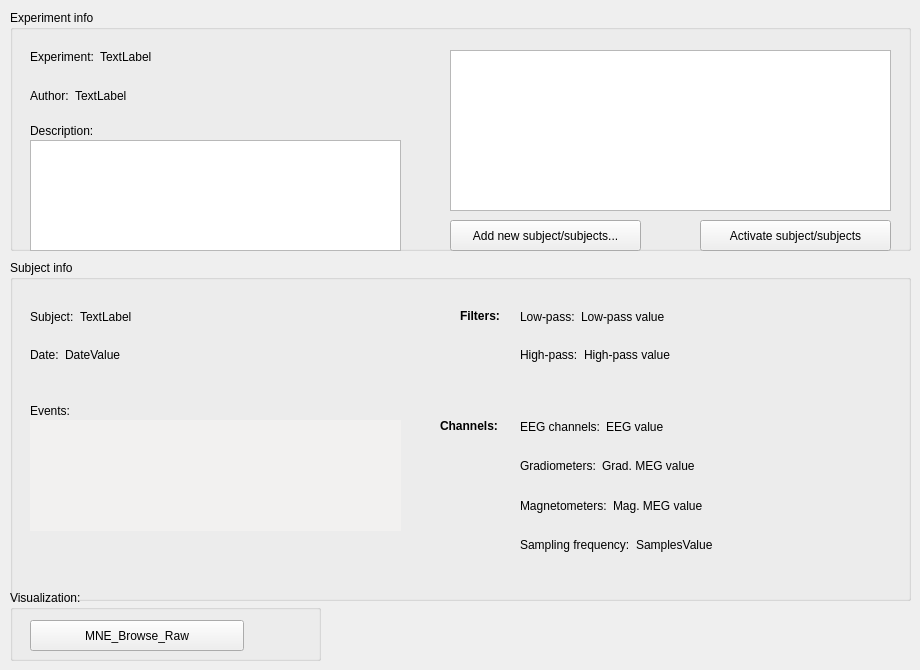
            <widget class="QWidget" name="tabRaw">
             <attribute name="title">
              <string>Info</string>
             </attribute>
             <widget class="QGroupBox" name="groupBoxExperiment">
              <property name="geometry">
               <rect>
                <x>10</x>
                <y>10</y>
                <width>901</width>
                <height>241</height>
               </rect>
              </property>
              <property name="title">
               <string>Experiment info</string>
              </property>
              <widget class="QWidget" name="verticalLayoutWidget_3">
               <property name="geometry">
                <rect>
                 <x>20</x>
                 <y>40</y>
                 <width>371</width>
                 <height>71</height>
                </rect>
               </property>
               <layout class="QVBoxLayout" name="verticalLayout_4">
                <item>
                 <layout class="QFormLayout" name="formLayout_4">
                  <item row="0" column="0">
                   <widget class="QLabel" name="labelExperiment">
                    <property name="text">
                     <string>Experiment:</string>
                    </property>
                   </widget>
                  </item>
                  <item row="0" column="1">
                   <widget class="QLabel" name="labelExperimentName">
                    <property name="text">
                     <string>TextLabel</string>
                    </property>
                   </widget>
                  </item>
                 </layout>
                </item>
                <item>
                 <layout class="QFormLayout" name="formLayout_5">
                  <item row="0" column="0">
                   <widget class="QLabel" name="labelAuthor">
                    <property name="text">
                     <string>Author:</string>
                    </property>
                   </widget>
                  </item>
                  <item row="0" column="1">
                   <widget class="QLabel" name="labelAuthorName">
                    <property name="text">
                     <string>TextLabel</string>
                    </property>
                   </widget>
                  </item>
                 </layout>
                </item>
               </layout>
              </widget>
              <widget class="QLabel" name="labelDescription">
               <property name="geometry">
                <rect>
                 <x>20</x>
                 <y>110</y>
                 <width>79</width>
                 <height>21</height>
                </rect>
               </property>
               <property name="text">
                <string>Description:</string>
               </property>
              </widget>
              <widget class="QTextBrowser" name="textBrowserExperimentDescription">
               <property name="geometry">
                <rect>
                 <x>20</x>
                 <y>130</y>
                 <width>371</width>
                 <height>111</height>
                </rect>
               </property>
              </widget>
              <widget class="QListWidget" name="listWidgetSubjects">
               <property name="geometry">
                <rect>
                 <x>440</x>
                 <y>40</y>
                 <width>441</width>
                 <height>161</height>
                </rect>
               </property>
              </widget>
              <widget class="QPushButton" name="pushButtonAddSubjects">
               <property name="geometry">
                <rect>
                 <x>440</x>
                 <y>210</y>
                 <width>191</width>
                 <height>31</height>
                </rect>
               </property>
               <property name="text">
                <string>Add new subject/subjects...</string>
               </property>
              </widget>
              <widget class="QPushButton" name="pushButtonActivateSubjects">
               <property name="geometry">
                <rect>
                 <x>690</x>
                 <y>210</y>
                 <width>191</width>
                 <height>31</height>
                </rect>
               </property>
               <property name="text">
                <string>Activate subject/subjects</string>
               </property>
              </widget>
             </widget>
             <widget class="QGroupBox" name="groupBoxSubject">
              <property name="geometry">
               <rect>
                <x>10</x>
                <y>260</y>
                <width>901</width>
                <height>341</height>
               </rect>
              </property>
              <property name="title">
               <string>Subject info</string>
              </property>
              <widget class="QWidget" name="verticalLayoutWidget">
               <property name="geometry">
                <rect>
                 <x>20</x>
                 <y>40</y>
                 <width>371</width>
                 <height>71</height>
                </rect>
               </property>
               <layout class="QVBoxLayout" name="verticalLayout_5">
                <item>
                 <layout class="QHBoxLayout" name="horizontalLayout_3">
                  <item>
                   <widget class="QLabel" name="labelSubject">
                    <property name="text">
                     <string>Subject:</string>
                    </property>
                   </widget>
                  </item>
                  <item>
                   <widget class="QLabel" name="labelSubjectValue">
                    <property name="sizePolicy">
                     <sizepolicy hsizetype="Expanding" vsizetype="Preferred">
                      <horstretch>0</horstretch>
                      <verstretch>0</verstretch>
                     </sizepolicy>
                    </property>
                    <property name="text">
                     <string>TextLabel</string>
                    </property>
                   </widget>
                  </item>
                 </layout>
                </item>
                <item>
                 <layout class="QHBoxLayout" name="horizontalLayout_22">
                  <item>
                   <widget class="QLabel" name="labelDate">
                    <property name="text">
                     <string>Date:</string>
                    </property>
                   </widget>
                  </item>
                  <item>
                   <widget class="QLabel" name="labelDateValue">
                    <property name="sizePolicy">
                     <sizepolicy hsizetype="Expanding" vsizetype="Preferred">
                      <horstretch>0</horstretch>
                      <verstretch>0</verstretch>
                     </sizepolicy>
                    </property>
                    <property name="text">
                     <string>DateValue</string>
                    </property>
                   </widget>
                  </item>
                 </layout>
                </item>
               </layout>
              </widget>
              <widget class="QWidget" name="layoutWidget_7">
               <property name="geometry">
                <rect>
                 <x>510</x>
                 <y>150</y>
                 <width>371</width>
                 <height>151</height>
                </rect>
               </property>
               <layout class="QVBoxLayout" name="verticalLayout_8">
                <item>
                 <layout class="QHBoxLayout" name="horizontalLayout_6">
                  <item>
                   <widget class="QLabel" name="labelEEG">
                    <property name="text">
                     <string>EEG channels:</string>
                    </property>
                   </widget>
                  </item>
                  <item>
                   <widget class="QLabel" name="labelEEGValue">
                    <property name="sizePolicy">
                     <sizepolicy hsizetype="Expanding" vsizetype="Preferred">
                      <horstretch>0</horstretch>
                      <verstretch>0</verstretch>
                     </sizepolicy>
                    </property>
                    <property name="text">
                     <string>EEG value</string>
                    </property>
                   </widget>
                  </item>
                 </layout>
                </item>
                <item>
                 <layout class="QHBoxLayout" name="horizontalLayout_7">
                  <item>
                   <widget class="QLabel" name="labelGradMEG">
                    <property name="text">
                     <string>Gradiometers:</string>
                    </property>
                   </widget>
                  </item>
                  <item>
                   <widget class="QLabel" name="labelGradMEGValue">
                    <property name="sizePolicy">
                     <sizepolicy hsizetype="Expanding" vsizetype="Preferred">
                      <horstretch>0</horstretch>
                      <verstretch>0</verstretch>
                     </sizepolicy>
                    </property>
                    <property name="text">
                     <string>Grad. MEG value</string>
                    </property>
                   </widget>
                  </item>
                 </layout>
                </item>
                <item>
                 <layout class="QHBoxLayout" name="horizontalLayout_8">
                  <item>
                   <widget class="QLabel" name="labelMagMEG">
                    <property name="text">
                     <string>Magnetometers:</string>
                    </property>
                   </widget>
                  </item>
                  <item>
                   <widget class="QLabel" name="labelMagMEGValue">
                    <property name="sizePolicy">
                     <sizepolicy hsizetype="Expanding" vsizetype="Preferred">
                      <horstretch>0</horstretch>
                      <verstretch>0</verstretch>
                     </sizepolicy>
                    </property>
                    <property name="text">
                     <string>Mag. MEG value</string>
                    </property>
                   </widget>
                  </item>
                 </layout>
                </item>
                <item>
                 <layout class="QHBoxLayout" name="horizontalLayout_9">
                  <item>
                   <widget class="QLabel" name="labelSamples">
                    <property name="text">
                     <string>Sampling frequency:</string>
                    </property>
                   </widget>
                  </item>
                  <item>
                   <widget class="QLabel" name="labelSamplesValue">
                    <property name="sizePolicy">
                     <sizepolicy hsizetype="Expanding" vsizetype="Preferred">
                      <horstretch>0</horstretch>
                      <verstretch>0</verstretch>
                     </sizepolicy>
                    </property>
                    <property name="text">
                     <string>SamplesValue</string>
                    </property>
                   </widget>
                  </item>
                 </layout>
                </item>
               </layout>
              </widget>
              <widget class="QWidget" name="layoutWidget_6">
               <property name="geometry">
                <rect>
                 <x>510</x>
                 <y>40</y>
                 <width>371</width>
                 <height>71</height>
                </rect>
               </property>
               <layout class="QVBoxLayout" name="verticalLayout_7">
                <item>
                 <layout class="QHBoxLayout" name="horizontalLayout_4">
                  <item>
                   <widget class="QLabel" name="labelLow">
                    <property name="lineWidth">
                     <number>1</number>
                    </property>
                    <property name="text">
                     <string>Low-pass:</string>
                    </property>
                    <property name="scaledContents">
                     <bool>true</bool>
                    </property>
                   </widget>
                  </item>
                  <item>
                   <widget class="QLabel" name="labelLowValue">
                    <property name="sizePolicy">
                     <sizepolicy hsizetype="Expanding" vsizetype="Preferred">
                      <horstretch>0</horstretch>
                      <verstretch>0</verstretch>
                     </sizepolicy>
                    </property>
                    <property name="text">
                     <string>Low-pass value</string>
                    </property>
                   </widget>
                  </item>
                 </layout>
                </item>
                <item>
                 <layout class="QHBoxLayout" name="horizontalLayout_5">
                  <item>
                   <widget class="QLabel" name="labelHigh">
                    <property name="text">
                     <string>High-pass:</string>
                    </property>
                   </widget>
                  </item>
                  <item>
                   <widget class="QLabel" name="labelHighValue">
                    <property name="sizePolicy">
                     <sizepolicy hsizetype="Expanding" vsizetype="Preferred">
                      <horstretch>0</horstretch>
                      <verstretch>0</verstretch>
                     </sizepolicy>
                    </property>
                    <property name="text">
                     <string>High-pass value</string>
                    </property>
                   </widget>
                  </item>
                 </layout>
                </item>
               </layout>
              </widget>
              <widget class="QLabel" name="labelChannels">
               <property name="geometry">
                <rect>
                 <x>430</x>
                 <y>150</y>
                 <width>81</width>
                 <height>31</height>
                </rect>
               </property>
               <property name="font">
                <font>
                 <weight>75</weight>
                 <bold>true</bold>
                </font>
               </property>
               <property name="text">
                <string>Channels:</string>
               </property>
              </widget>
              <widget class="QLabel" name="labelFilters">
               <property name="geometry">
                <rect>
                 <x>450</x>
                 <y>40</y>
                 <width>61</width>
                 <height>31</height>
                </rect>
               </property>
               <property name="font">
                <font>
                 <weight>75</weight>
                 <bold>true</bold>
                </font>
               </property>
               <property name="text">
                <string>Filters:</string>
               </property>
              </widget>
              <widget class="QTextBrowser" name="textBrowserEvents">
               <property name="geometry">
                <rect>
                 <x>20</x>
                 <y>160</y>
                 <width>371</width>
                 <height>111</height>
                </rect>
               </property>
               <property name="palette">
                <palette>
                 <active>
                  <colorrole role="Base">
                   <brush brushstyle="SolidPattern">
                    <color alpha="255">
                     <red>242</red>
                     <green>241</green>
                     <blue>240</blue>
                    </color>
                   </brush>
                  </colorrole>
                 </active>
                 <inactive>
                  <colorrole role="Base">
                   <brush brushstyle="SolidPattern">
                    <color alpha="255">
                     <red>242</red>
                     <green>241</green>
                     <blue>240</blue>
                    </color>
                   </brush>
                  </colorrole>
                 </inactive>
                 <disabled>
                  <colorrole role="Base">
                   <brush brushstyle="SolidPattern">
                    <color alpha="255">
                     <red>255</red>
                     <green>255</green>
                     <blue>255</blue>
                    </color>
                   </brush>
                  </colorrole>
                 </disabled>
                </palette>
               </property>
               <property name="frameShape">
                <enum>QFrame::NoFrame</enum>
               </property>
              </widget>
              <widget class="QLabel" name="labelEvents">
               <property name="geometry">
                <rect>
                 <x>20</x>
                 <y>140</y>
                 <width>66</width>
                 <height>21</height>
                </rect>
               </property>
               <property name="text">
                <string>Events:</string>
               </property>
              </widget>
             </widget>
             <widget class="QGroupBox" name="groupBoxVisualization">
              <property name="geometry">
               <rect>
                <x>10</x>
                <y>590</y>
                <width>311</width>
                <height>71</height>
               </rect>
              </property>
              <property name="title">
               <string>Visualization:</string>
              </property>
              <widget class="QPushButton" name="pushButtonMNE_Browse_Raw">
               <property name="geometry">
                <rect>
                 <x>20</x>
                 <y>30</y>
                 <width>214</width>
                 <height>31</height>
                </rect>
               </property>
               <property name="text">
                <string>MNE_Browse_Raw</string>
               </property>
              </widget>
             </widget>
            </widget>
